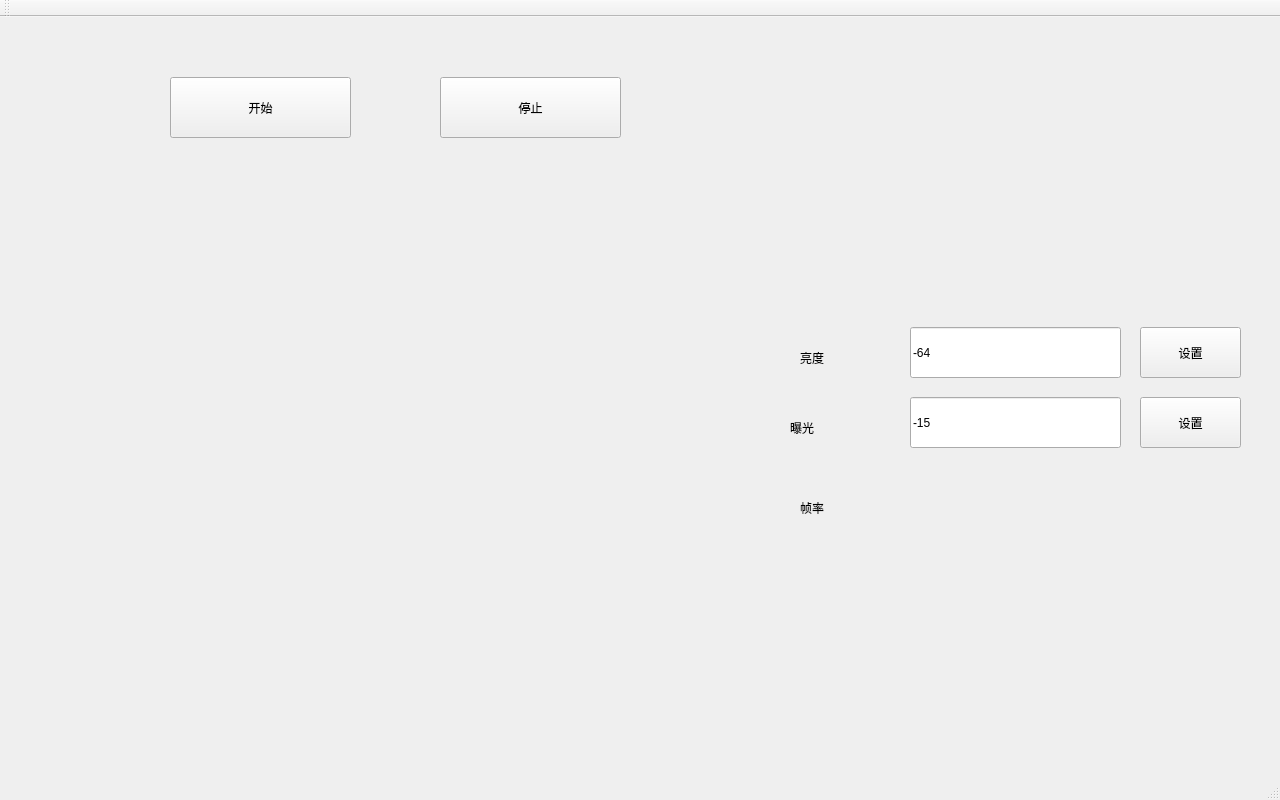
<?xml version="1.0" encoding="UTF-8"?>
<ui version="4.0">
 <class>MainWindow</class>
 <widget class="QMainWindow" name="MainWindow">
  <property name="geometry">
   <rect>
    <x>0</x>
    <y>0</y>
    <width>1280</width>
    <height>800</height>
   </rect>
  </property>
  <property name="windowTitle">
   <string>MainWindow</string>
  </property>
  <widget class="QWidget" name="centralWidget">
   <widget class="CCameraWidget" name="wgtCamera" native="true">
    <property name="geometry">
     <rect>
      <x>120</x>
      <y>140</y>
      <width>640</width>
      <height>480</height>
     </rect>
    </property>
   </widget>
   <widget class="QPushButton" name="btnStart">
    <property name="geometry">
     <rect>
      <x>170</x>
      <y>60</y>
      <width>181</width>
      <height>61</height>
     </rect>
    </property>
    <property name="text">
     <string>开始</string>
    </property>
   </widget>
   <widget class="QPushButton" name="btnStop">
    <property name="geometry">
     <rect>
      <x>440</x>
      <y>60</y>
      <width>181</width>
      <height>61</height>
     </rect>
    </property>
    <property name="text">
     <string>停止</string>
    </property>
   </widget>
   <widget class="QLineEdit" name="edtBrightness">
    <property name="geometry">
     <rect>
      <x>910</x>
      <y>310</y>
      <width>211</width>
      <height>51</height>
     </rect>
    </property>
    <property name="text">
     <string>-64</string>
    </property>
   </widget>
   <widget class="QLabel" name="label">
    <property name="geometry">
     <rect>
      <x>800</x>
      <y>320</y>
      <width>121</width>
      <height>41</height>
     </rect>
    </property>
    <property name="text">
     <string>亮度</string>
    </property>
   </widget>
   <widget class="QLabel" name="label_2">
    <property name="geometry">
     <rect>
      <x>790</x>
      <y>390</y>
      <width>121</width>
      <height>41</height>
     </rect>
    </property>
    <property name="text">
     <string>曝光</string>
    </property>
   </widget>
   <widget class="QLineEdit" name="edtExposure">
    <property name="geometry">
     <rect>
      <x>910</x>
      <y>380</y>
      <width>211</width>
      <height>51</height>
     </rect>
    </property>
    <property name="text">
     <string>-15</string>
    </property>
   </widget>
   <widget class="QPushButton" name="btnSetBrightness">
    <property name="geometry">
     <rect>
      <x>1140</x>
      <y>310</y>
      <width>101</width>
      <height>51</height>
     </rect>
    </property>
    <property name="text">
     <string>设置</string>
    </property>
   </widget>
   <widget class="QPushButton" name="btnSetExposure">
    <property name="geometry">
     <rect>
      <x>1140</x>
      <y>380</y>
      <width>101</width>
      <height>51</height>
     </rect>
    </property>
    <property name="text">
     <string>设置</string>
    </property>
   </widget>
   <widget class="QLabel" name="label_3">
    <property name="geometry">
     <rect>
      <x>800</x>
      <y>470</y>
      <width>91</width>
      <height>41</height>
     </rect>
    </property>
    <property name="text">
     <string>帧率</string>
    </property>
   </widget>
   <widget class="QLabel" name="lblFrameRate">
    <property name="geometry">
     <rect>
      <x>920</x>
      <y>470</y>
      <width>181</width>
      <height>41</height>
     </rect>
    </property>
    <property name="text">
     <string/>
    </property>
   </widget>
  </widget>
  <widget class="QMenuBar" name="menuBar">
   <property name="geometry">
    <rect>
     <x>0</x>
     <y>0</y>
     <width>1280</width>
     <height>23</height>
    </rect>
   </property>
  </widget>
  <widget class="QToolBar" name="mainToolBar">
   <attribute name="toolBarArea">
    <enum>TopToolBarArea</enum>
   </attribute>
   <attribute name="toolBarBreak">
    <bool>false</bool>
   </attribute>
  </widget>
  <widget class="QStatusBar" name="statusBar"/>
 </widget>
 <layoutdefault spacing="6" margin="11"/>
 <customwidgets>
  <customwidget>
   <class>CCameraWidget</class>
   <extends>QWidget</extends>
   <header location="global">CameraWidget.h</header>
   <container>1</container>
  </customwidget>
 </customwidgets>
 <resources/>
 <connections/>
</ui>
